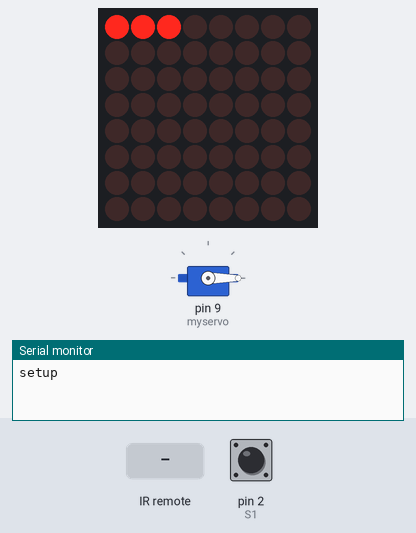
Bench run of a sketch on a simulated Arduino Mega 2560, built with avr-gcc and run on an emulated ATmega2560. On the bench: 8×8 LED matrix, servo, the last lines printed to the serial monitor. Wiring (inferred from the names in the program): LED matrix (orientation assumed): rows pin 38, pin 45, pin 30, pin 37, pin 50, pin 31, pin 51, pin 33; columns pin 44, pin 52, pin 53, pin 36, pin 32, pin 39, pin 46, pin 47. The inputs (shaded band) are chosen by the test bench; at power-on: pin 2 (S1) HIGH.

Above: at 1.2 s.
1.3 s: infrared code 0xBD42FF00 received
At 2.7 s:
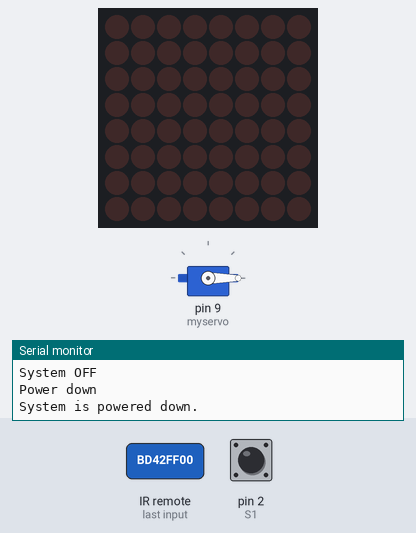
3.0 s: infrared code 0xBD42FF00 received
At 3.24 s:
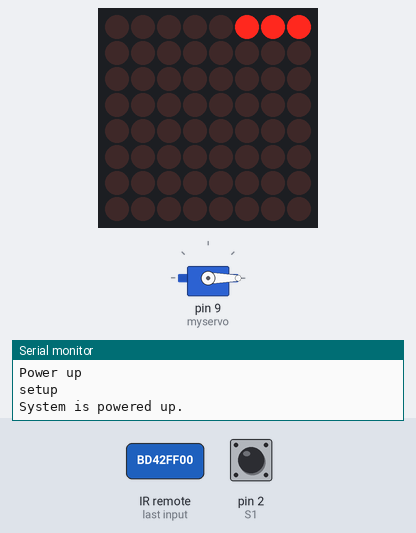
4.9 s: pin 2 (S1) pulled LOW for 0.45 s
At 5.73 s:
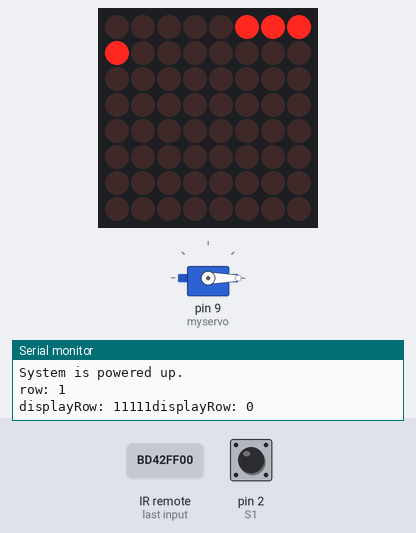
7.1 s: pin 2 (S1) pulled LOW for 0.45 s
At 8.35 s:
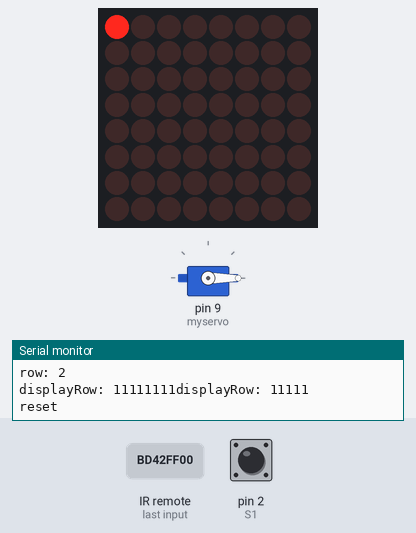
9.0 s: pin 2 (S1) pulled LOW for 3.2 s
At 13.12 s:
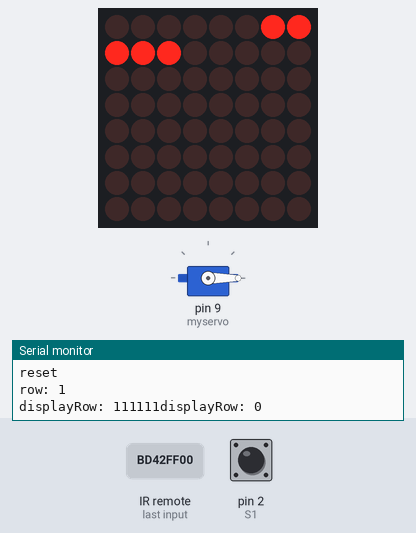

The sketch:

TOWERGAME.ino
```cpp
#include <IRremote.h>
// #include <SoftwareSerial.h>
// #include "DFRobotDFPlayerMini.h"
#include <Servo.h>

// Pins for 8x8 LED Matrix
#define ROW_1 38
#define ROW_2 45
#define ROW_3 30
#define ROW_4 37
#define ROW_5 50
#define ROW_6 31
#define ROW_7 51
#define ROW_8 33

#define COL_1 44
#define COL_2 52
#define COL_3 53
#define COL_4 36
#define COL_5 32
#define COL_6 39
#define COL_7 46
#define COL_8 47

const byte rows[] = { ROW_1, ROW_2, ROW_3, ROW_4, ROW_5, ROW_6, ROW_7, ROW_8 };
const byte col[] = { COL_1, COL_2, COL_3, COL_4, COL_5, COL_6, COL_7, COL_8 };

int i = 0;

int S1 = 2;
int s1State = 0;
bool flag = false;
int grootte = 5;
int row = 0;
byte display_row[8] = { B11111111, B11111111, B11111111, B11111111, B11111111, B11111111, B11111111, B11111111 };

// bool on = true;

float timeCount = 0;
long time = millis();
int delayTime = 10;

unsigned long lastDebounceTime = 0;  // the last time the output pin was toggled
unsigned long debounceDelay = 50;

// Pins for Ultrasone Sensor
const int trigPin = 22;
const int echoPin = 24;
const int ledPin = 52;  // LED indicator pin

// Pins for DFPlayer Mini
static const uint8_t PIN_MP3_TX = 18;
static const uint8_t PIN_MP3_RX = 19;
// SoftwareSerial softwareSerial(PIN_MP3_RX, PIN_MP3_TX);

//object voor de player
// DFRobotDFPlayerMini player;

// IR Remote button codes
const unsigned long POWER_BUTTON_CODE = 0xBD42FF00;
const unsigned long VOLUME_UP_BUTTON_CODE = 0xB946FF00;
const unsigned long VOLUME_DOWN_BUTTON_CODE = 0xEA15FF00;
const unsigned long RESET_BUTTON_CODE = 0x49B0F624;
bool systemOn = true;  // System state
int volume = 15;       // Volume level, default 15 (schaal van 0-30)

// Define IR receiver pin
const int IR_RECEIVER_PIN = 6;
IRrecv irReceiver(IR_RECEIVER_PIN);

// Servo
Servo myservo;
int pos = 0;

void setup() {

  Serial.begin(9600);


  Serial.println("setup");
  // checkUltrasoundSensor();

  // Setup 8x8 LED Matrix
  for (byte i = 0; i < 8; i++) {
    pinMode(rows[i], OUTPUT);
    pinMode(col[i], OUTPUT);
  }
  pinMode(S1, INPUT_PULLUP);
  attachInterrupt(digitalPinToInterrupt(S1), buttonPressed, RISING);

  // Setup Ultrasone Sensor
  pinMode(trigPin, OUTPUT);
  pinMode(echoPin, INPUT);
  pinMode(ledPin, OUTPUT);

  // // Setup DFPlayer Mini
  // softwareSerial.begin(9600);
  // if (player.begin(softwareSerial)) {
  //   Serial.println("DFPlayer Mini initialized.");
  //   player.volume(volume); // Set default volume
  // } else {
  //   Serial.println("Failed to initialize DFPlayer Mini.");
  // }

  // Setup IR Receiver
  irReceiver.enableIRIn();

  // Setup Servo
  myservo.attach(9);
  myservo.write(pos);
}

void loop() {
  checkAfstandsbediening();

  while (systemOn) {


    updateGameDisplay();


    flag = false;
    checkAfstandsbediening();
  }
}

void updateGameDisplay() {
  // Game logic


  for (int i = 0; i < grootte + 8; i++) {
    if (!flag) {
      if (i < grootte) {
        display_row[row] = display_row[row] << 1;
      } else {
        byte x = B11111111;
        display_row[row] = ((display_row[row] << 1) | (x >> (7 - (i - grootte))));
      }

      time = millis();
      while (millis() - time < delayTime) {
        drawScreen();
      }
    }
  }

  for (int i = grootte + 8; i > 0; i--) {
    if (!flag) {
      if (i > 8) {
        display_row[row] = display_row[row] >> 1;
      } else {
        byte x = B11111111;
        display_row[row] = ((display_row[row] >> 1) | (x << (i - 1)));
      }
      time = millis();
      while (millis() - time < delayTime) {
        drawScreen();
      }
    }
  }
}

void drawScreen() {
  // Draw function for 8x8 LED Matrix

  for (byte o = 0; o < 8; o++) {
    digitalWrite(rows[o], HIGH);
    for (byte a = 0; a < 8; a++) {
      digitalWrite(col[a], (display_row[o] >> a) & 0x01);
      delayMicroseconds(100);
      digitalWrite(col[a], 1); // reset row
    }
    digitalWrite(rows[o], LOW);
  }
}

void buttonPressed() {
  if (flag == false) {
    drawScreen();

    if (millis() - lastDebounceTime > debounceDelay) {
      lastDebounceTime = millis();
      flag = true;

      row++;  // Increment row

    Serial.print("row: ");
    Serial.println(row);
    Serial.print("displayRow: ");
    Serial.print(display_row[row - 1], BIN);
    Serial.print("displayRow: ");
    Serial.println(display_row[row - 2], BIN);

      // Update display_row array
      for (int i = 0; i < 8; i++) {
        display_row[row] = display_row[row - 1] | display_row[row - 2];  // Copy previous row's value
      }

      // Update grootte variable
      grootte = 0;

      for (int i = 0; i < 8; i++) {
        if ( ( (display_row[row] >> i) & 0x01) == 0) {
          grootte++;
        }
      }

      // // Check if a new block is placed
      // if (row > 1) {
      //   player.playMp3Folder(1);  // Play MP3 file 0001.mp3 in folder "mp3"
      // }

      if(grootte == 0){
        resetGame();
      }

      // Check if the tower has reached the top
      if (row == 7) {
        openServo();
        resetGame();
      }
    }
  }
}

void openServo() {
  Serial.println("servo");
  for (pos = 0; pos <= 90; pos++) {
    myservo.write(pos);
    delay(5);
  }
  for (pos = 90; pos >= 0; pos--) {
    myservo.write(pos);
    delay(5);
  }
}

void checkUltrasoundSensor() {
  digitalWrite(trigPin, LOW);
  delayMicroseconds(2);
  digitalWrite(trigPin, HIGH);
  delayMicroseconds(10);
  digitalWrite(trigPin, LOW);

  long duration = pulseIn(echoPin, HIGH);
  int distance = duration * 0.034 / 2;


  if (distance > 0 && distance < 2000) {  // Controleer op geldige afstandsmeting
    if (distance > 100 && distance < 800) {
      Serial.println("LED AAN");
      digitalWrite(ledPin, HIGH);
    } else {
      Serial.println("LED UIT");
      digitalWrite(ledPin, LOW);
    }
  } else {
    Serial.println("Foutieve meting, wordt genegeerd");
    Serial.println(distance);
  }
}

void checkAfstandsbediening() {
  // Check for IR Remote commands
  if (irReceiver.decode()) {
    unsigned long receivedCode = irReceiver.decodedIRData.decodedRawData;

    if (receivedCode == POWER_BUTTON_CODE) {
      systemOn = !systemOn;
      Serial.println(systemOn ? "System ON" : "System OFF");

      if (!systemOn) {
        powerDownSystem();
      } else {
        powerUpSystem();
      }
    } else if (receivedCode == VOLUME_UP_BUTTON_CODE) {
      if (systemOn && volume < 30) {  // Max volume is 30
        volume += 5;                  // Verhoog volume met sprongen van 5
        updateVolume();
      }
    } else if (receivedCode == VOLUME_DOWN_BUTTON_CODE) {
      if (systemOn && volume > 0) {
        volume -= 5;  // Verlaag volume met sprongen van 5
        updateVolume();
      }
    } else if (receivedCode == RESET_BUTTON_CODE) {
      if (systemOn) {

        resetGame();  // Reset de game als systeem aan staat
      }
    }
  }
  irReceiver.resume();
}


void updateVolume() {
  // Update volume function for DFPlayer Mini
  // player.volume(volume);
}

void powerDownSystem() {
  Serial.println("Power down");
  // Set pins for 8x8 LED Matrix to INPUT to effectively disable them
  for (byte i = 0; i < 8; i++) {
    pinMode(rows[i], INPUT);
    pinMode(col[i], INPUT);
  }

  // Set DFPlayer Mini pins to INPUT to effectively disable them
  pinMode(PIN_MP3_RX, INPUT);
  pinMode(PIN_MP3_TX, INPUT);

  systemOn = false;

  Serial.println("System is powered down.");
}

void powerUpSystem() {
  Serial.println("Power up");
  setup();  // Reinitialize pins and components

  systemOn = true;
  ;

  Serial.println("System is powered up.");
}


void resetGame() {
  Serial.println("reset");
  grootte = 5;  // Reset grootte naar oorspronkelijke waarde
  row = 0;      // Reset row naar oorspronkelijke waarde
  for (int i = 0; i < 8; i++) {
    display_row[i] = B11111111;  // Reset elke byte in display_row naar B11111111
  }
}
```

Measured:
- after the input at 1.3 s, the display: first differs from a run without the input after 0.22 s (image 1)
- after the input at 3.0 s, the display: first changes after 0.08 s (image 2 shows a later state)
- after the input at 7.1 s, the display: first differs from a run without the input after 0.48 s (image 4 shows a later state)
- after the input at 9.0 s, the display: first differs from a run without the input after 3.3 s (image 5 shows a later state)
